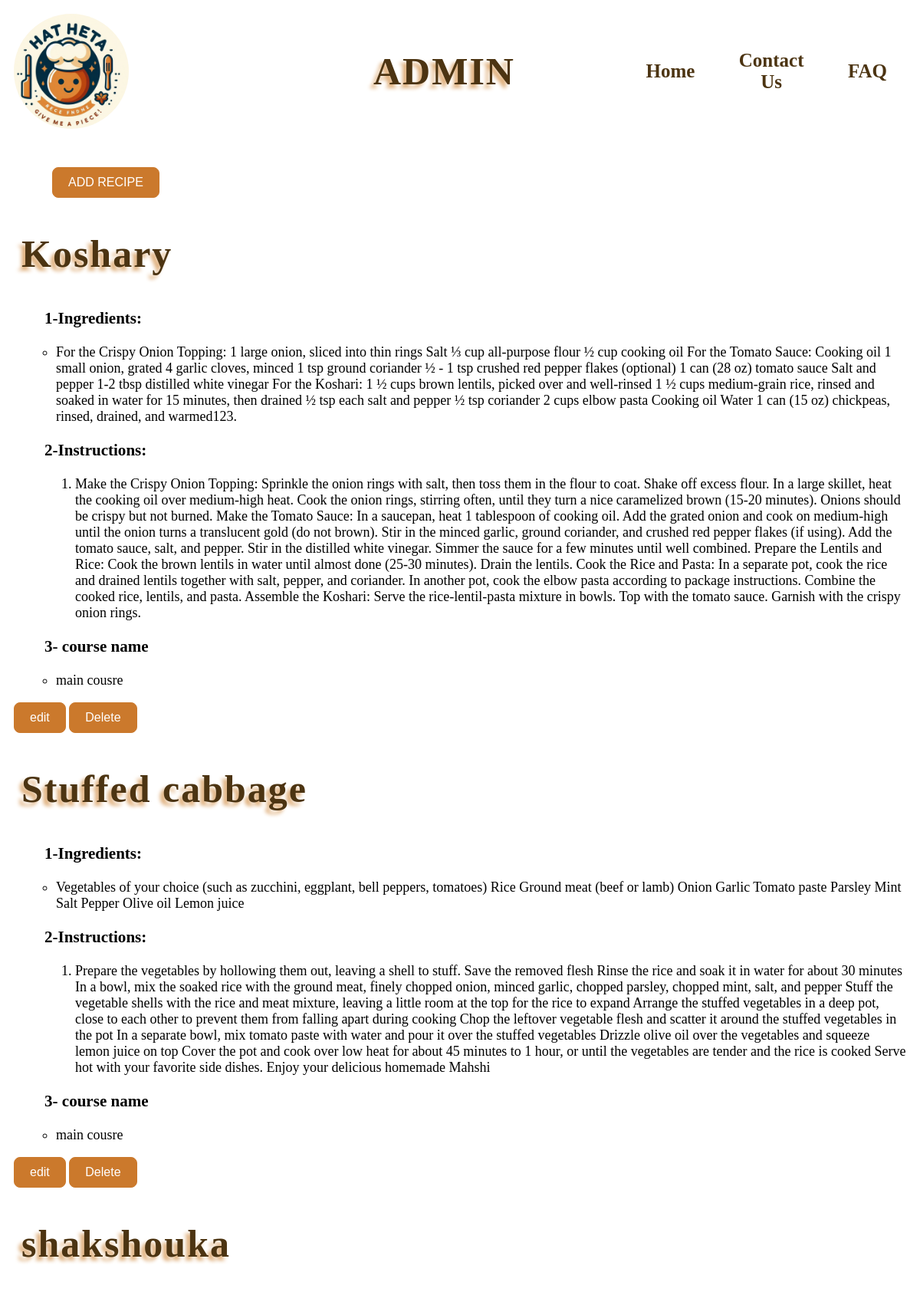
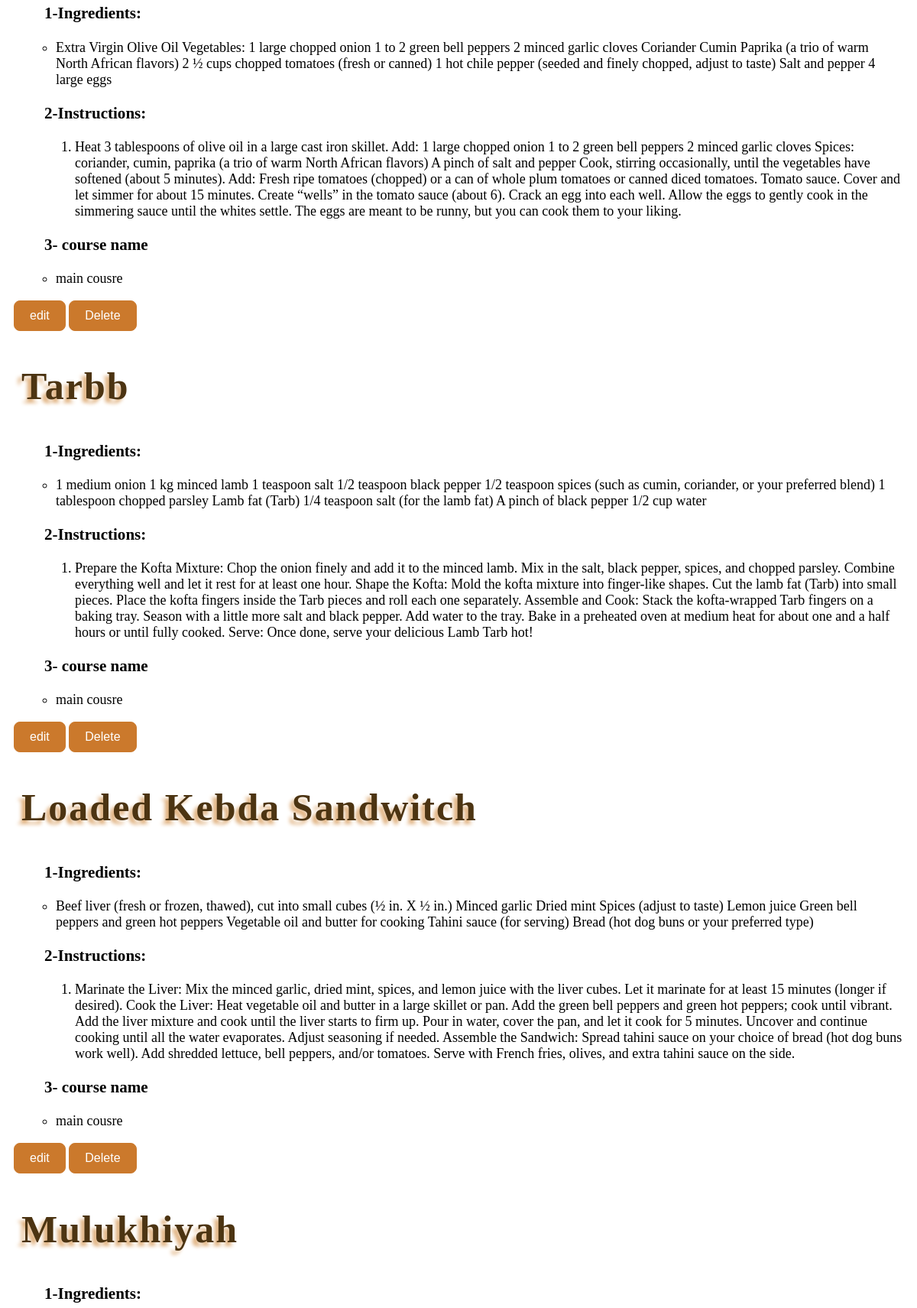
Screenshot of /adminOpeningPage/ (upper part) with the database file from the repository (2 pictures, top to bottom).
### recipe_finder_website/models.py (models this page shows)
class Recipe(models.Model):
    name = models.CharField(max_length=255)
    course_name=models.CharField(max_length=255)
    ingredients = models.CharField(max_length=1000)
    instructions = models.CharField(max_length=1000)
    image = models.ImageField(upload_to='RecipePhotos', null=True, blank=True)

### recipe_finder_website/views.py (the view)
# urls.py: path('adminOpeningPage/', views.adminOpeningPage, name='adminHome'),
def adminOpeningPage(request):  # HOME for admin
    context = {'Recipes' : Recipe.objects.all()}
    return render(request, 'ADMIN - OPENING PAGE.html' , context)

### recipe_finder_website/templates/ADMIN - OPENING PAGE.html (shortened to what this page needs)
<!DOCTYPE html>
<html lang="en">
<head>
    {% load static %}
    <link rel="stylesheet" href="{% static 'CSS/recipeadmin.css' %}"/>
    <link rel="stylesheet" href="{% static 'CSS/HATHETA.css' %}">
</head>
<body>
    <div class="hea">
        <img class="basla" src="{% static 'Images/Minfa34.jpg' %}" />
        <h1>&nbsp;&nbsp;&nbsp;&nbsp;&nbsp;ADMIN </h1>
        <ul>
            <li><a href="{% url 'adminHome' %}" >Home</a></li>
            <li><a href="https://www.facebook.com">Contact Us</a></li>
            <li><a href="{% url 'adminFAQ' %}">FAQ</a></li>
        </ul>
    </div>
    <a href="{% url 'addRecipeTemplate' %}" ><button id="add">ADD RECIPE</button></a>
<div class="recipe_1">
    {% for r in Recipes %}
    <h1 class="H"> {{r.name}} </h1>
    <ol id="recipeDetails_m">
        <h3>1-Ingredients:</h3>
            <ul id="ingredientList_m">
                <li> {{r.ingredients}} </li>
            </ul>
        <h3>2-Instructions:</h3>
            <ol id="instructionList_m">
                <li> {{r.instructions}} </li>
            </ol>
            <h3> 3- course name </h3>
            <ul>
                <li>{{r.course_name}}</li>
            </ul>
    </ol>
    <a href="{% url 'editRecipeTemplate' r.id %}"><button type="button" > edit </button></a>
    <a href="{% url 'deleteRecipe' r.id %}"><button type="button" > Delete </button></a>
    {% endfor %}
</div>
</body>
</html>

### recipe_finder_website/static/CSS/recipeadmin.css (style rules this page uses)
.hea ul { list-style-type:none; width:25%; display: flex; align-items: center; justify-content: space-between; align-content: space-between; text-align:center; font-size: 25px; font-weight: bold; }
.hea a { text-decoration: none; }
ul li a { color: rgb(76, 52, 18); }
h1 { font-size:50px; color: rgb(76, 52, 18); letter-spacing: 2px; font-weight: bold; text-shadow: -5px 5px 5px #dfaf7b; }
.basla { height:150px;width:150px; align-self: flex-start; border-radius:50%; }
.hea { flex-direction: row; display:flex; align-items: center; justify-content: space-between; width: 89%; border: 1px; }
button { display:inline; }
#add { margin-left:50px; margin-top:50px; }
.hea li { padding:10px; }
ul { padding-inline-start:15px; }
button { color: white; background-color: rgb(203, 121, 44); padding: 10px 20px; font-size: 16px; transition-duration: 0.4s; cursor: pointer; border-radius: 8px; border: 1px solid rgb(203, 121, 44); }
a { text-decoration: none; }

### recipe_finder_website/static/CSS/HATHETA.css (style rules this page uses)
body { padding: 10px; font-size: 18px; }
h1 { padding: 10px; }
h1 { font-size:50px; color: rgb(76, 52, 18); letter-spacing: 2px; font-weight: bold; text-shadow: -5px 5px 5px #dfaf7b; }
.basla { height:150px;width:150px; align-self: flex-start; border-radius:50%; }
.hea { flex-direction: row; display:flex; align-items: center; justify-content: space-between; width: 89%; }
.hea ul { list-style-type:none; width:25%; display: flex; align-items: center; justify-content: space-between; align-content: space-between; text-align:center; font-size: 25px; font-weight: bold; }
.hea a { text-decoration: none; }
ul li a { color: rgb(76, 52, 18); }
.hea li { padding:10px; }
ul { padding-inline-start:15px; }

### rows the page displays
Recipe: name "Koshary", ingredients "For the Crispy Onion Topping: 1 large onion, sliced into thin rings Salt ⅓ cup all-purpose flour ½ cup cooking oil For the Tomato Sauce: Cooking oil 1 small onion, grated 4 garlic cloves, minced 1 tsp ground coriander ½ - 1 tsp crushed red pepper flakes (optional) 1 can (28 oz) tomato sauce Salt and pepper 1-2 tbsp distilled white vinegar For the Koshari: 1 ½ cups brown lentils, picked over and well-rinsed 1 ½ cups medium-grain rice, rinsed and soaked in water for 15 minutes, then drained ½ tsp each salt and pepper ½ tsp coriander 2 cups elbow pasta Cooking oil Water 1 can (15 oz) chickpeas, rinsed, drained, and warmed123.", instructions "Make the Crispy Onion Topping: Sprinkle the onion rings with salt, then toss them in the flour to coat. Shake off excess flour. In a large skillet, heat the cooking oil over medium-high heat. Cook the onion rings, stirring often, until they turn a nice caramelized brown (15-20 minutes). Onions should be crispy but not burned. Make the Tomato Sauce: In a saucepan, heat 1 tablespoon of cooking oil. Add the grated onion and cook on medium-high until the onion turns a translucent gold (do not brown). Stir in the minced garlic, ground coriander, and crushed red pepper flakes (if using). Add the tomato sauce, salt, and pepper. Stir in the distilled white vinegar. Simmer the sauce for a few…", course_name "main cousre"
Recipe: name "Stuffed cabbage", ingredients "Vegetables of your choice (such as zucchini, eggplant, bell peppers, tomatoes) Rice Ground meat (beef or lamb) Onion Garlic Tomato paste Parsley Mint Salt Pepper Olive oil Lemon juice", instructions "Prepare the vegetables by hollowing them out, leaving a shell to stuff. Save the removed flesh Rinse the rice and soak it in water for about 30 minutes In a bowl, mix the soaked rice with the ground meat, finely chopped onion, minced garlic, chopped parsley, chopped mint, salt, and pepper Stuff the vegetable shells with the rice and meat mixture, leaving a little room at the top for the rice to expand Arrange the stuffed vegetables in a deep pot, close to each other to prevent them from falling apart during cooking Chop the leftover vegetable flesh and scatter it around the stuffed vegetables in the pot In a separate bowl, mix tomato paste with water and pour it over the stuffed vegetables…", course_name "main cousre"
Recipe: name "shakshouka", ingredients "Extra Virgin Olive Oil Vegetables: 1 large chopped onion 1 to 2 green bell peppers 2 minced garlic cloves Coriander Cumin Paprika (a trio of warm North African flavors) 2 ½ cups chopped tomatoes (fresh or canned) 1 hot chile pepper (seeded and finely chopped, adjust to taste) Salt and pepper 4 large eggs", instructions "Heat 3 tablespoons of olive oil in a large cast iron skillet. Add: 1 large chopped onion 1 to 2 green bell peppers 2 minced garlic cloves Spices: coriander, cumin, paprika (a trio of warm North African flavors) A pinch of salt and pepper Cook, stirring occasionally, until the vegetables have softened (about 5 minutes). Add: Fresh ripe tomatoes (chopped) or a can of whole plum tomatoes or canned diced tomatoes. Tomato sauce. Cover and let simmer for about 15 minutes. Create “wells” in the tomato sauce (about 6). Crack an egg into each well. Allow the eggs to gently cook in the simmering sauce until the whites settle. The eggs are meant to be runny, but you can cook them to your liking.", course_name "main cousre"
Recipe: name "Tarbb", ingredients "1 medium onion 1 kg minced lamb 1 teaspoon salt 1/2 teaspoon black pepper 1/2 teaspoon spices (such as cumin, coriander, or your preferred blend) 1 tablespoon chopped parsley Lamb fat (Tarb) 1/4 teaspoon salt (for the lamb fat) A pinch of black pepper 1/2 cup water", instructions "Prepare the Kofta Mixture: Chop the onion finely and add it to the minced lamb. Mix in the salt, black pepper, spices, and chopped parsley. Combine everything well and let it rest for at least one hour. Shape the Kofta: Mold the kofta mixture into finger-like shapes. Cut the lamb fat (Tarb) into small pieces. Place the kofta fingers inside the Tarb pieces and roll each one separately. Assemble and Cook: Stack the kofta-wrapped Tarb fingers on a baking tray. Season with a little more salt and black pepper. Add water to the tray. Bake in a preheated oven at medium heat for about one and a half hours or until fully cooked. Serve: Once done, serve your delicious Lamb Tarb hot!", course_name "main cousre"
Recipe: name "Loaded Kebda Sandwitch", ingredients "Beef liver (fresh or frozen, thawed), cut into small cubes (½ in. X ½ in.) Minced garlic Dried mint Spices (adjust to taste) Lemon juice Green bell peppers and green hot peppers Vegetable oil and butter for cooking Tahini sauce (for serving) Bread (hot dog buns or your preferred type)", instructions "Marinate the Liver: Mix the minced garlic, dried mint, spices, and lemon juice with the liver cubes. Let it marinate for at least 15 minutes (longer if desired). Cook the Liver: Heat vegetable oil and butter in a large skillet or pan. Add the green bell peppers and green hot peppers; cook until vibrant. Add the liver mixture and cook until the liver starts to firm up. Pour in water, cover the pan, and let it cook for 5 minutes. Uncover and continue cooking until all the water evaporates. Adjust seasoning if needed. Assemble the Sandwich: Spread tahini sauce on your choice of bread (hot dog buns work well). Add shredded lettuce, bell peppers, and/or tomatoes. Serve with French fries, olives,…", course_name "main cousre"
Recipe: name "Mulukhiyah"
